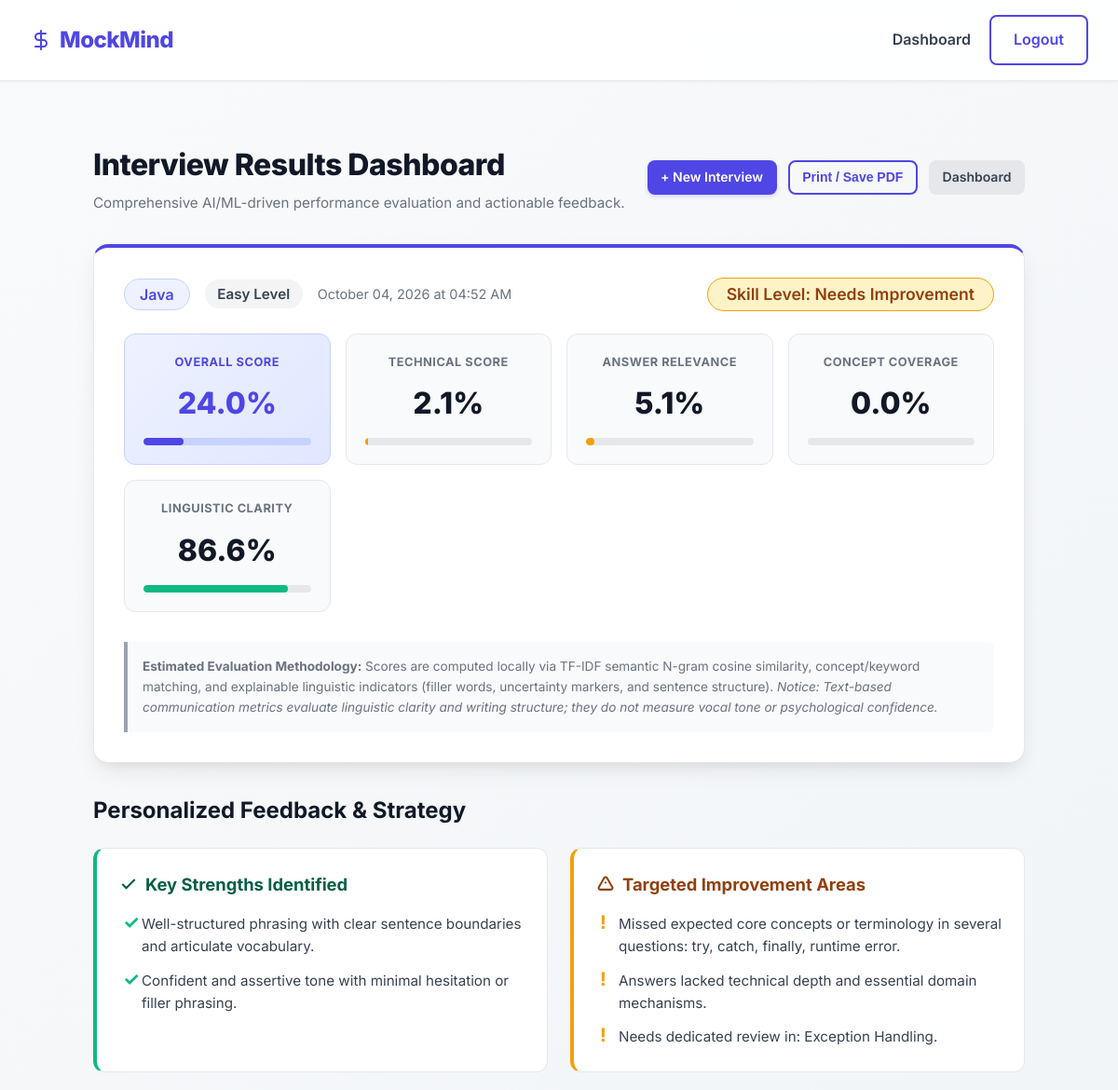
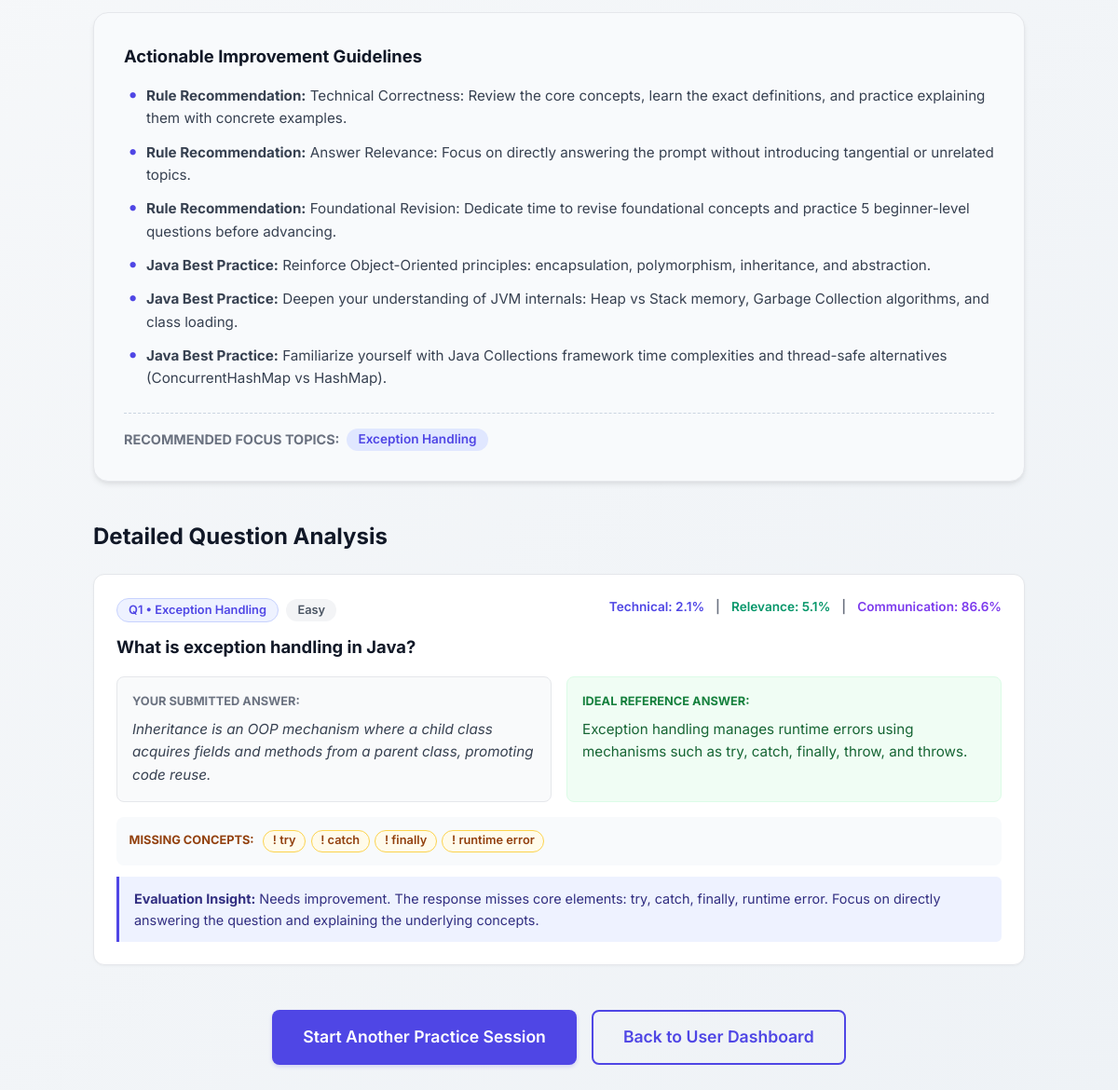
Screenshot of /summary/15 (signed in) with the database file from the repository (2 pictures, top to bottom).
### database/models.py (models this page shows, shortened)
class InterviewSession(db.Model):
    __tablename__ = 'INTERVIEW_SESSIONS'
    id = db.Column(db.Integer, primary_key=True)
    user_id = db.Column(db.Integer, db.ForeignKey('USERS.id'), nullable=False)
    category = db.Column(db.String(50), nullable=False)
    difficulty = db.Column(db.String(50), nullable=False)
    total_questions = db.Column(db.Integer, nullable=False)
    started_at = db.Column(db.DateTime, default=get_utc_now)
    completed_at = db.Column(db.DateTime, nullable=True)
    status = db.Column(db.String(50), default='In Progress') # In Progress, Completed
    overall_score = db.Column(db.Float, nullable=True)
    technical_score = db.Column(db.Float, nullable=True)
    relevance_score = db.Column(db.Float, nullable=True)
    concept_coverage = db.Column(db.Float, nullable=True)
    communication_score = db.Column(db.Float, nullable=True)
    confidence_score = db.Column(db.Float, nullable=True)
    skill_level = db.Column(db.String(50), nullable=True) # Strong, Good, Needs Improvement
    strengths = db.Column(db.Text, nullable=True) # JSON list
    weaknesses = db.Column(db.Text, nullable=True) # JSON list
    recommended_topics = db.Column(db.Text, nullable=True) # JSON list
    overall_feedback = db.Column(db.Text, nullable=True)
    answers = db.relationship('Answer', backref='session', lazy=True)

class Question(db.Model):
    __tablename__ = 'QUESTIONS'
    id = db.Column(db.Integer, primary_key=True)
    question_id = db.Column(db.String(20), unique=True, nullable=False)
    question = db.Column(db.Text, nullable=False)
    category = db.Column(db.String(50), nullable=False)
    topic = db.Column(db.String(100))
    difficulty = db.Column(db.String(50), nullable=False)
    ideal_answer = db.Column(db.Text)
    keywords = db.Column(db.Text)

class Answer(db.Model):
    __tablename__ = 'ANSWERS'
    id = db.Column(db.Integer, primary_key=True)
    session_id = db.Column(db.Integer, db.ForeignKey('INTERVIEW_SESSIONS.id'), nullable=False)
    question_id = db.Column(db.Integer, db.ForeignKey('QUESTIONS.id'), nullable=False)
    user_id = db.Column(db.Integer, db.ForeignKey('USERS.id'), nullable=False)
    user_answer = db.Column(db.Text, nullable=False)
    answered_at = db.Column(db.DateTime, default=get_utc_now)
    technical_score = db.Column(db.Float, nullable=True)
    relevance_score = db.Column(db.Float, nullable=True)
    semantic_score = db.Column(db.Float, nullable=True)
    concept_coverage = db.Column(db.Float, nullable=True)
    confidence_score = db.Column(db.Float, nullable=True)
    communication_score = db.Column(db.Float, nullable=True)
    overall_score = db.Column(db.Float, nullable=True)
    feedback = db.Column(db.Text, nullable=True)
    covered_concepts = db.Column(db.Text, nullable=True) # JSON list
    missing_concepts = db.Column(db.Text, nullable=True) # JSON list
    question = db.relationship('Question', backref='given_answers')
    def get_covered_concepts(self) -> list[str]:
        if not self.covered_concepts:
            return []
        try:
            return json.loads(self.covered_concepts)
        except Exception:
            return [c.strip() for c in self.covered_concepts.split(';') if c.strip()]
    def get_missing_concepts(self) -> list[str]:
        if not self.missing_concepts:
            return []
        try:
            return json.loads(self.missing_concepts)
        except Exception:
            return [m.strip() for m in self.missing_concepts.split(';') if m.strip()]

### routes/interview_routes.py (the view)
@interview_bp.route('/summary/<int:session_id>')
@login_required
def summary(session_id):
    interview_session = db.session.get(InterviewSession, session_id)
    if not interview_session:
        abort(404)
    if interview_session.user_id != current_user.id:
        flash("Unauthorized access", "danger")
        return redirect(url_for('dashboard.dashboard'))
    if interview_session.overall_score is None:
        evaluate_and_persist_session(interview_session)
    answers = Answer.query.filter_by(session_id=session_id).all()
    evaluated_list = [
        {
            'user_answer': a.user_answer,
            'technical_score': a.technical_score or 0.0,
            'relevance_score': a.relevance_score or 0.0,
            'concept_coverage': a.concept_coverage or 0.0,
            'communication_score': a.communication_score or 0.0,
            'confidence_score': a.confidence_score or 0.0,
            'topic': a.question.topic if a.question else 'General',
            'category': a.question.category if a.question else interview_session.category,
            'missing_concepts': a.get_missing_concepts(),
            'covered_concepts': a.get_covered_concepts()
        }
        for a in answers
    ]
    perf = calculate_session_performance(evaluated_list)
    feedback = generate_personalized_feedback(perf, evaluated_list, interview_session.category)
    return render_template(
        'summary.html',
        session=interview_session,
        answers=answers,
        performance=perf,
        feedback=feedback
    )

### templates/summary.html (shortened to what this page needs)
{% extends 'base.html' %}
{% block content %}
<div style="max-width: 1000px; margin: 2rem auto;">
    <div style="display: flex; justify-content: space-between; align-items: center; margin-bottom: 2rem; flex-wrap: wrap; gap: 1rem;">
        <div>
            <h1 style="color: var(--dark-color); font-size: 2rem; font-weight: 800; letter-spacing: -0.5px;">Interview Results Dashboard</h1>
            <p style="color: var(--text-muted); font-size: 0.95rem; margin-top: 0.25rem;">Comprehensive AI/ML-driven performance evaluation and actionable feedback.</p>
        </div>
        <div style="display: flex; gap: 0.75rem;">
            <a href="{{ url_for('interview.setup') }}" class="btn btn-primary btn-sm">+ New Interview</a>
            <button onclick="window.print()" class="btn btn-outline btn-sm no-print">Print / Save PDF</button>
            <a href="{{ url_for('dashboard.dashboard') }}" class="btn btn-muted btn-sm">Dashboard</a>
        </div>
    </div>
    <div class="card card-elevated" style="margin-bottom: 2rem; border-top: 4px solid var(--primary-color);">
        <div style="display: flex; justify-content: space-between; align-items: center; flex-wrap: wrap; gap: 1.5rem; margin-bottom: 1.5rem;">
            <div style="display: flex; align-items: center; gap: 1rem; flex-wrap: wrap;">
                <span class="badge badge-category" style="font-size: 1rem; padding: 0.5rem 1rem;">{{ session.category }}</span>
                <span class="badge" style="background: #F3F4F6; color: #374151; font-size: 0.95rem; padding: 0.5rem 0.85rem;">{{ session.difficulty }} Level</span>
                <span style="color: var(--text-muted); font-size: 0.9rem;">{{ session.completed_at.strftime('%B %d, %Y at %I:%M %p') if session.completed_at else 'Recent' }}</span>
            </div>
            <div>
                {% set skill = performance.skill_level %}
                <span class="badge {% if skill == 'Strong' %}badge-strong{% elif skill == 'Good' %}badge-good{% else %}badge-needs-improvement{% endif %}" style="font-size: 1.1rem; padding: 0.5rem 1.25rem;">
                    Skill Level: {{ skill }}
                </span>
            </div>
        </div>
        <div class="scorecard-grid">
            <div class="score-metric-box" style="background: linear-gradient(135deg, #EEF2FF, #E0E7FF); border-color: #C7D2FE;">
                <div class="score-metric-title" style="color: var(--primary-color);">Overall Score</div>
                <div class="score-metric-value" style="color: var(--primary-color);">{{ performance.overall_score }}%</div>
                <div class="progress-track" style="background: #C7D2FE;">
                    <div class="progress-fill progress-fill-primary" style="width: {{ performance.overall_score }}%;"></div>
                </div>
            </div>
            <div class="score-metric-box">
                <div class="score-metric-title">Technical Score</div>
                <div class="score-metric-value">{{ performance.avg_technical_score }}%</div>
                <div class="progress-track">
                    <div class="progress-fill {% if performance.avg_technical_score >= 70 %}progress-fill-success{% elif performance.avg_technical_score >= 50 %}progress-fill-primary{% else %}progress-fill-warning{% endif %}" style="width: {{ performance.avg_technical_score }}%;"></div>
                </div>
            </div>
            <div class="score-metric-box">
                <div class="score-metric-title">Answer Relevance</div>
                <div class="score-metric-value">{{ performance.avg_relevance_score }}%</div>
                <div class="progress-track">
                    <div class="progress-fill {% if performance.avg_relevance_score >= 70 %}progress-fill-success{% elif performance.avg_relevance_score >= 50 %}progress-fill-primary{% else %}progress-fill-warning{% endif %}" style="width: {{ performance.avg_relevance_score }}%;"></div>
                </div>
            </div>
            <div class="score-metric-box">
                <div class="score-metric-title">Concept Coverage</div>
                <div class="score-metric-value">{{ performance.avg_concept_coverage }}%</div>
                <div class="progress-track">
                </div>
            </div>
            <div class="score-metric-box">
                <div class="score-metric-title">Linguistic Clarity</div>
                <div class="score-metric-value">{{ performance.avg_communication_score }}%</div>
                <div class="progress-track">
                    <div class="progress-fill progress-fill-success" style="width: {{ performance.avg_communication_score }}%;"></div>
                </div>
            </div>
        </div>
        <div class="disclaimer-box" style="margin-top: 1rem;">
            <strong>Estimated Evaluation Methodology:</strong>
            Scores are computed locally via TF-IDF semantic N-gram cosine similarity, concept/keyword matching, and explainable linguistic indicators (filler words, uncertainty markers, and sentence structure).
            <em>Notice: Text-based communication metrics evaluate linguistic clarity and writing structure; they do not measure vocal tone or psychological confidence.</em>
        </div>
    </div>
    <h2 style="font-size: 1.5rem; color: var(--dark-color); margin-bottom: 1.25rem;">Personalized Feedback & Strategy</h2>
    <div class="feedback-grid">
        <div class="feedback-card" style="border-left: 4px solid #10B981;">
            <h3 style="color: #065F46;">
                <svg width="20" height="20" viewBox="0 0 24 24" fill="none" stroke="currentColor" stroke-width="2.5"><polyline points="20 6 9 17 4 12"/></svg>
                Key Strengths Identified
            </h3>
            <ul class="feedback-list strengths-list">
                {% for s in feedback.strengths %}
                    <li>{{ s }}</li>
                {% endfor %}
            </ul>
        </div>
        <div class="feedback-card" style="border-left: 4px solid #F59E0B;">
            <h3 style="color: #92400E;">
                <svg width="20" height="20" viewBox="0 0 24 24" fill="none" stroke="currentColor" stroke-width="2.5"><path d="M12 9v2m0 4h.01m-6.938 4h13.856c1.54 0 2.502-1.667 1.732-3L13.732 4c-.77-1.333-2.694-1.333-3.464 0L3.34 16c-.77 1.333.192 3 1.732 3z"/></svg>
                Targeted Improvement Areas
            </h3>
            <ul class="feedback-list weaknesses-list">
                {% for w in feedback.weaknesses %}
                    <li>{{ w }}</li>
                {% endfor %}
            </ul>
        </div>
    </div>
    <div class="card" style="margin-bottom: 2.5rem; background: #F8FAFC;">
        <h3 style="color: var(--dark-color); font-size: 1.15rem; margin-bottom: 1rem;">Actionable Improvement Guidelines</h3>
        <ul class="feedback-list" style="margin-bottom: 1.5rem;">
            {% for tip in feedback.improvement_suggestions %}
                <li><strong>Rule Recommendation:</strong> {{ tip }}</li>
            {% endfor %}
            {% for coach in feedback.category_coaching %}
                <li><strong>{{ session.category }} Best Practice:</strong> {{ coach }}</li>
            {% endfor %}
        </ul>
        {% if feedback.recommended_topics %}
        <div style="border-top: 1px dashed #CBD5E1; padding-top: 1rem; display: flex; align-items: center; flex-wrap: wrap; gap: 0.5rem;">
            <span style="font-weight: 700; font-size: 0.9rem; color: var(--text-muted); text-transform: uppercase;">Recommended Focus Topics:</span>
            {% for topic in feedback.recommended_topics %}
                <span class="badge" style="background: #E0E7FF; color: var(--primary-color); font-weight: 600;">{{ topic }}</span>
            {% endfor %}
        </div>
        {% endif %}
    </div>
    <h2 style="font-size: 1.5rem; color: var(--dark-color); margin-bottom: 1.25rem;">Detailed Question Analysis</h2>
    {% for answer in answers %}
    {% set q = answer.question %}
    <div class="question-result-card">
        <div style="display: flex; justify-content: space-between; align-items: flex-start; flex-wrap: wrap; gap: 0.5rem; margin-bottom: 0.75rem;">
            <div>
                <span class="badge badge-category" style="font-size: 0.8rem;">Q{{ loop.index }} • {{ q.topic or q.category }}</span>
                <span class="badge" style="background: #F3F4F6; color: #4B5563; font-size: 0.8rem; margin-left: 0.25rem;">{{ q.difficulty }}</span>
            </div>
            <div style="display: flex; gap: 0.75rem; align-items: center; font-size: 0.85rem; font-weight: 600;">
                <span style="color: var(--primary-color);">Technical: {{ answer.technical_score or 0 }}%</span>
                <span style="color: #6B7280;">|</span>
                <span style="color: #059669;">Relevance: {{ answer.relevance_score or 0 }}%</span>
                <span style="color: #6B7280;">|</span>
                <span style="color: #7C3AED;">Communication: {{ answer.communication_score or 0 }}%</span>
            </div>
        </div>
        <h4 style="font-size: 1.15rem; color: var(--dark-color); margin-bottom: 1rem;">{{ q.question }}</h4>
        <div class="answer-comparison-box">
            <div class="answer-box">
                <div style="font-weight: 700; font-size: 0.8rem; text-transform: uppercase; color: var(--text-muted); margin-bottom: 0.5rem;">
                    Your Submitted Answer:
                </div>
                <p style="white-space: pre-wrap; font-style: italic; color: var(--text-main);">{{ answer.user_answer }}</p>
            </div>
            <div class="answer-box answer-box-ideal">
                <div style="font-weight: 700; font-size: 0.8rem; text-transform: uppercase; color: #15803D; margin-bottom: 0.5rem;">
                    Ideal Reference Answer:
                </div>
                <p style="white-space: pre-wrap;">{{ q.ideal_answer }}</p>
            </div>
        </div>
        <div style="margin-top: 1rem; padding: 0.85rem; background: #F8FAFC; border-radius: 0.5rem; display: flex; flex-direction: column; gap: 0.5rem;">
            {% set covered = answer.get_covered_concepts() %}
            {% set missing = answer.get_missing_concepts() %}
            {% if missing %}
            <div style="display: flex; align-items: center; flex-wrap: wrap; gap: 0.35rem;">
                <span style="font-size: 0.8rem; font-weight: 700; color: #92400E; text-transform: uppercase; margin-right: 0.25rem;">Missing Concepts:</span>
                {% for m in missing %}
                    <span class="badge badge-missing">! {{ m }}</span>
                {% endfor %}
            </div>
            {% endif %}
        </div>
        {% if answer.feedback %}
        <div style="margin-top: 0.75rem; padding: 0.75rem 1rem; background: #EEF2FF; border-left: 3px solid var(--primary-color); border-radius: 0 0.35rem 0.35rem 0; font-size: 0.9rem; color: #312E81;">
            <strong>Evaluation Insight:</strong> {{ answer.feedback }}
        </div>
        {% endif %}
    </div>
    {% endfor %}
    <div style="margin-top: 3rem; text-align: center; display: flex; justify-content: center; gap: 1rem; flex-wrap: wrap;">
        <a href="{{ url_for('interview.setup') }}" class="btn btn-primary" style="padding: 0.85rem 2rem; font-size: 1.1rem;">Start Another Practice Session</a>
        <a href="{{ url_for('dashboard.dashboard') }}" class="btn btn-outline" style="padding: 0.85rem 2rem; font-size: 1.1rem;">Back to User Dashboard</a>
    </div>
</div>
{% endblock %}

### rows the page displays
InterviewSession: category "Java", difficulty "Easy", completed_at "October 04, 2026 at 04:52 AM", skill_level "Needs Improvement", category "Java" "Java" "Java"
Question: topic "Exception Handling", difficulty "Easy", question "What is exception handling in Java?", ideal_answer "Exception handling manages runtime errors using mechanisms such as try, catch, finally, throw, and throws."
Answer: technical_score "2.1", relevance_score "5.1", communication_score "86.6", user_answer "Inheritance is an OOP mechanism where a child class acquires fields and methods from a parent class, promoting code reuse.", missing "try" "catch" "finally" "runtime error", feedback "Needs improvement. The response misses core elements: try, catch, finally, runtime error. Focus on directly answering the question and explaining the underlying concepts."

### other values shown
{{ performance.overall_score }} "24.0"
{{ performance.avg_technical_score }} "2.1"
{{ performance.avg_relevance_score }} "5.1"
{{ performance.avg_concept_coverage }} "0.0"
{{ performance.avg_communication_score }} "86.6"
{{ s }} "Well-structured phrasing with clear sentence boundaries and articulate vocabulary." "Confident and assertive tone with minimal hesitation or filler phrasing."
{{ w }} "Missed expected core concepts or terminology in several questions: try, catch, finally, runtime error." "Answers lacked technical depth and essential domain mechanisms." "Needs dedicated review in: Exception Handling."
{{ tip }} "Technical Correctness: Review the core concepts, learn the exact definitions, and practice explaining them with concrete examples." "Answer Relevance: Focus on directly answering the prompt without introducing tangential or unrelated topics." "Foundational Revision: Dedicate time to revise foundational concepts and practice 5 beginner-level questions before advancing."
{{ coach }} "Reinforce Object-Oriented principles: encapsulation, polymorphism, inheritance, and abstraction." "Deepen your understanding of JVM internals: Heap vs Stack memory, Garbage Collection algorithms, and class loading." "Familiarize yourself with Java Collections framework time complexities and thread-safe alternatives (ConcurrentHashMap vs HashMap)."
